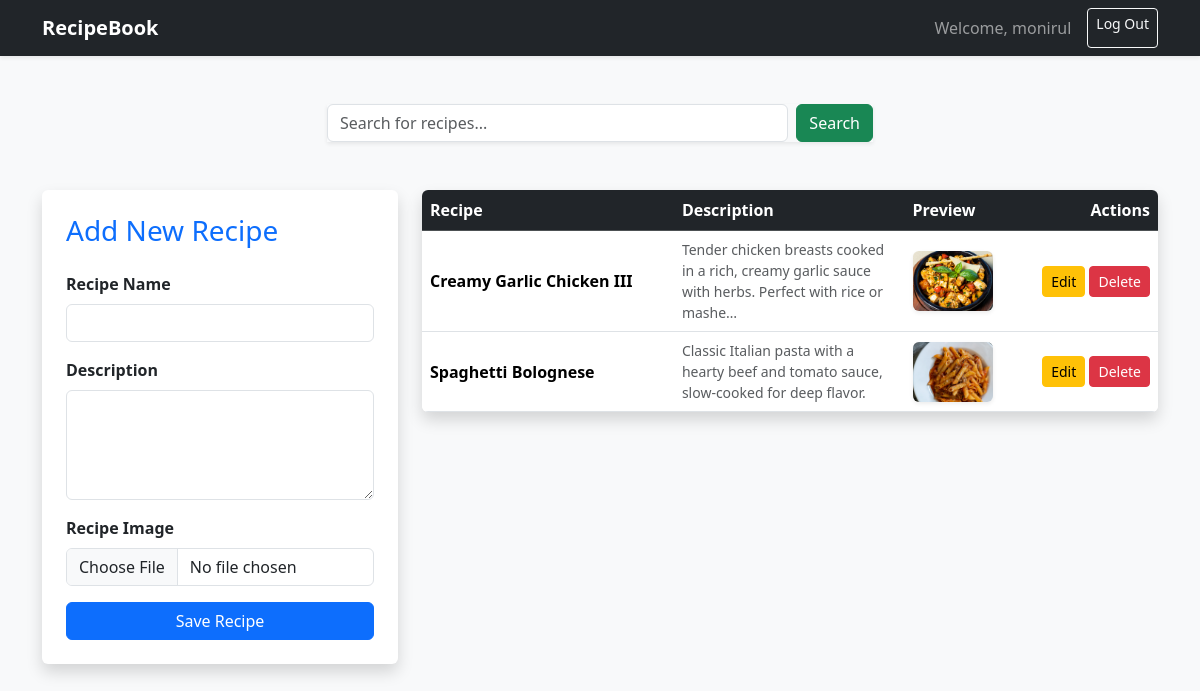
The page /recipe/ (signed in) on the database its author committed.
### vege/models.py (models this page shows)
class Recipe(models.Model):
    user = models.ForeignKey(User, on_delete=models.SET_NULL, null=True, blank=True)
    recipe_name = models.CharField(max_length=50)
    desc = models.TextField()
    image = models.ImageField(upload_to='recipe')
    recipe_view_count = models.IntegerField(default=1)

### vege/views.py (the view, shortened to what this page needs)
# urls.py: path("recipe/", recipe, name="recipe"),
@login_required(login_url="/login/")
def recipe(request):
    recipes = Recipe.objects.all()
    return render(request, "recipe.html", {"recipes": recipes})

### vege/templates/recipe.html (shortened to what this page needs)
<!doctype html>
<html lang="en">
  <head>
    <link
      href="https://cdn.jsdelivr.net/npm/bootstrap@5.3.3/dist/css/bootstrap.min.css"
      rel="stylesheet"
    />
  </head>
  <body class="bg-light">
    <nav class="navbar navbar-expand-lg navbar-dark bg-dark shadow-sm">
      <div class="container">
        <a class="navbar-brand fw-bold" href="/">RecipeBook</a>
        <div class="d-flex">
          {% if request.user.is_authenticated %}
            <span class="navbar-text me-3">Welcome, {{ request.user.username }}</span>
            <a class="btn btn-outline-light btn-sm" href="/logout/">Log Out</a>
          {% else %}
            <a class="btn btn-primary btn-sm" href="/login/">Log In</a>
          {% endif %}
        </div>
      </div>
    </nav>
    <div class="container mt-5">
      <div class="row justify-content-center mb-5">
        <div class="col-md-6">
          <form class="d-flex shadow-sm">
            <input name="search" class="form-control me-2" type="search" placeholder="Search for recipes..." aria-label="Search">
            <button class="btn btn-success" type="submit">Search</button>
          </form>
        </div>
      </div>
      <div class="row">
        <div class="col-lg-4 mb-4">
          <div class="card shadow border-0 p-4">
            <h3 class="mb-4 text-primary">Add New Recipe</h3>
            <form method="POST" enctype="multipart/form-data">
              <div class="mb-3">
                <label class="form-label fw-semibold">Recipe Name</label>
                <input type="text" name="recipe_name" class="form-control" required />
              </div>
              <div class="mb-3">
                <label class="form-label fw-semibold">Description</label>
                <textarea name="desc" class="form-control" rows="4" required></textarea>
              </div>
              <div class="mb-3">
                <label class="form-label fw-semibold">Recipe Image</label>
                <input type="file" name="image" class="form-control" accept="image/*" required />
              </div>
              <button type="submit" class="btn btn-primary w-100">Save Recipe</button>
            </form>
          </div>
        </div>
        <div class="col-lg-8">
          <div class="card shadow border-0 overflow-hidden">
            <table class="table table-hover align-middle mb-0">
              <thead class="table-dark">
                <tr>
                  <th>Recipe</th>
                  <th>Description</th>
                  <th>Preview</th>
                  <th class="text-end">Actions</th>
                </tr>
              </thead>
              <tbody>
                {% for r in recipes %}
                <tr>
                  <td class="fw-bold">{{ r.recipe_name }}</td>
                  <td class="text-muted small" style="max-width: 200px;">{{ r.desc|truncatechars:100 }}</td>
                  <td>
                    <img src="{{ r.image.url }}" class="rounded shadow-sm" style="width: 80px; height: 60px; object-fit: cover;" />
                  </td>
                  <td class="text-end">
                    <a href="/update_recipe/{{ r.id }}/" class="btn btn-sm btn-warning">Edit</a>
                    <a href="/delete_recipe/{{ r.id }}/" class="btn btn-sm btn-danger" onclick="return confirm('Delete this recipe?')">Delete</a>
                  </td>
                </tr>
                {% empty %}
                <tr>
                  <td colspan="4" class="text-center py-4 text-muted">No recipes found.</td>
                </tr>
                {% endfor %}
              </tbody>
            </table>
          </div>
        </div>
      </div>
    </div>
  </body>
</html>

### rows shown on the page
Recipe: recipe_name "Creamy Garlic Chicken III", desc "Tender chicken breasts cooked in a rich, creamy garlic sauce with herbs. Perfect with rice or mashe…", image (picture)
Recipe: recipe_name "Spaghetti Bolognese", desc "Classic Italian pasta with a hearty beef and tomato sauce, slow-cooked for deep flavor.", image (picture)

### other values the page prints
{{ request.user.username }} "monirul"
